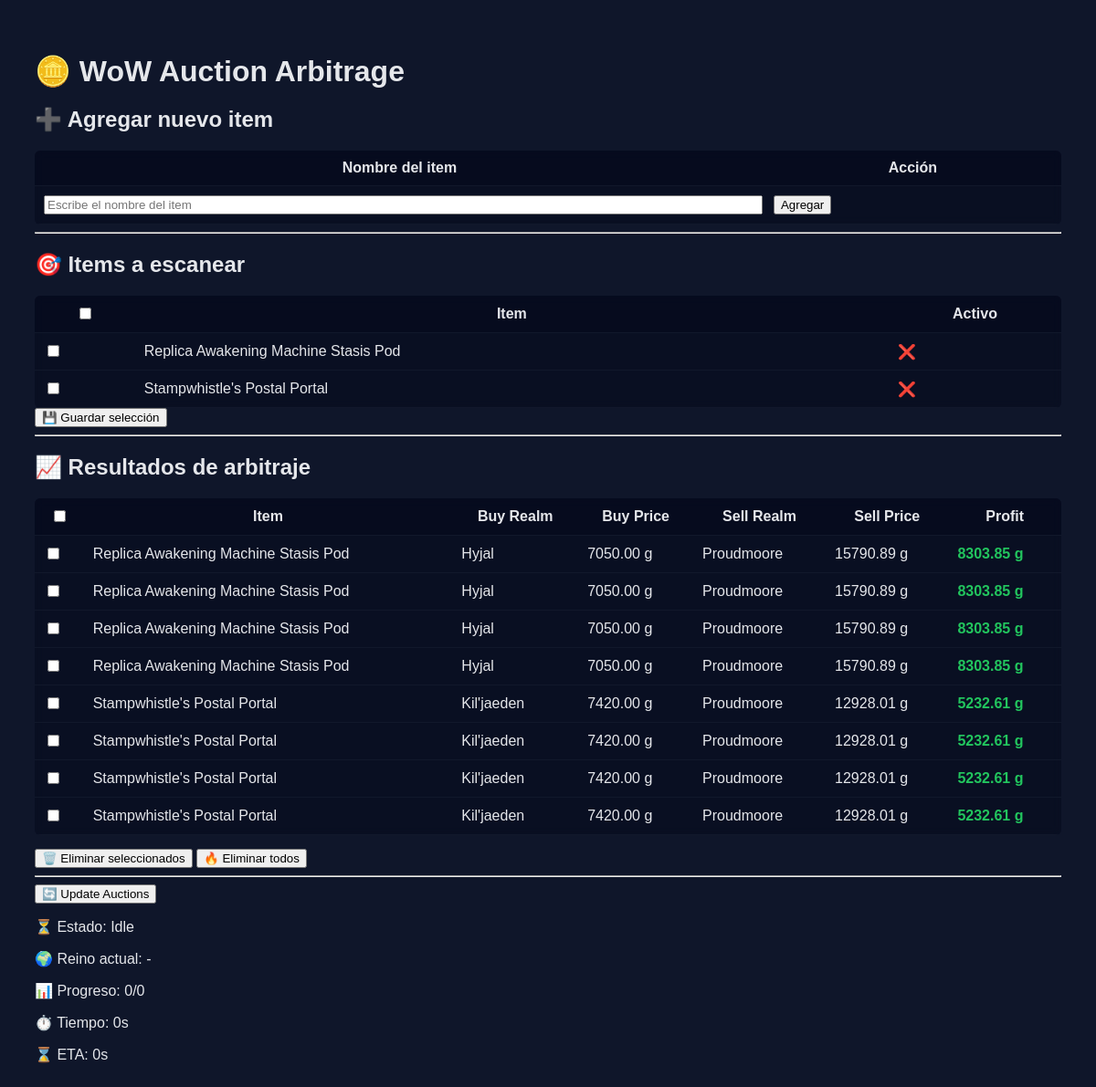
The app's page /, older data.
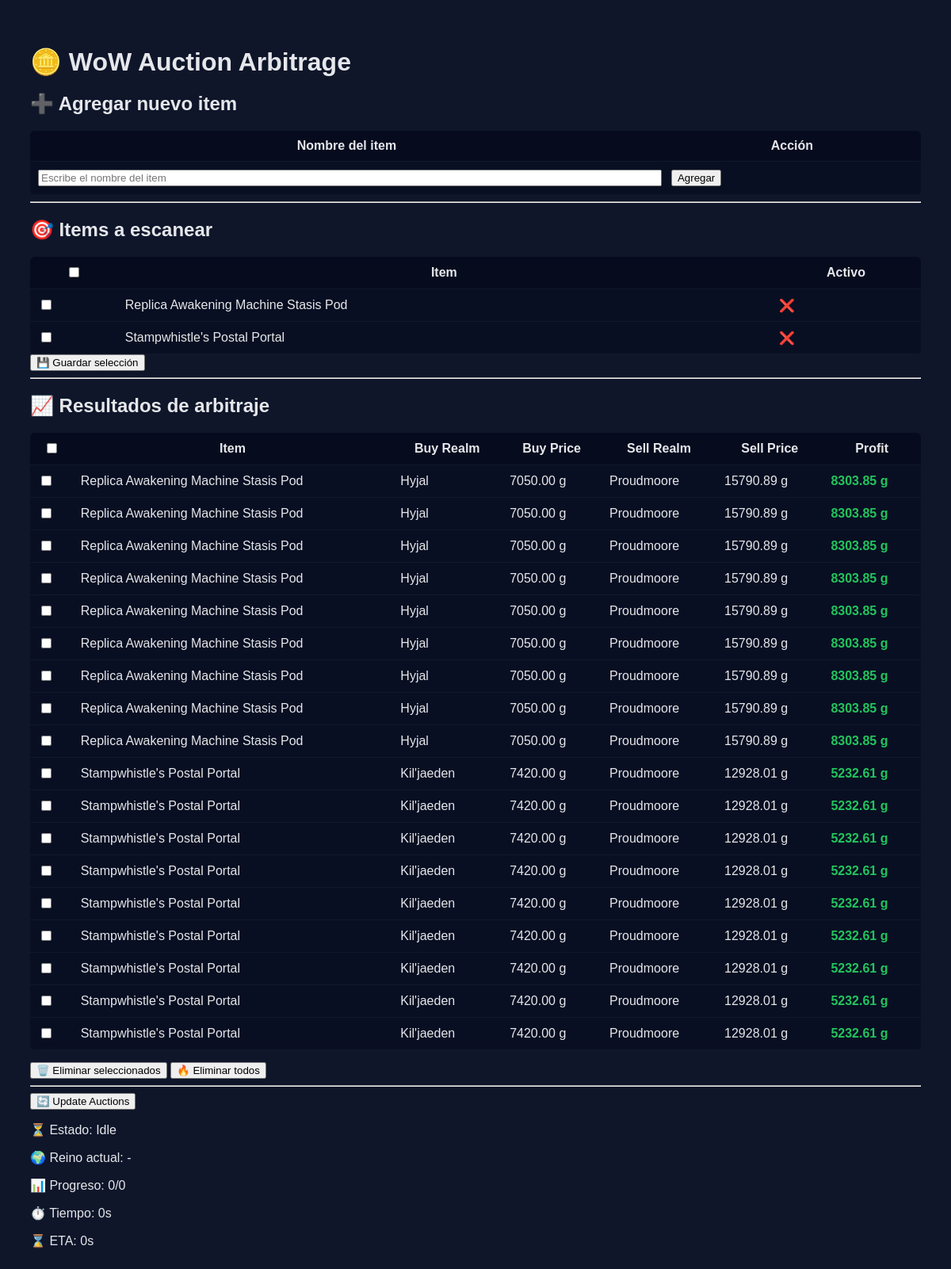
The same page, newer data.
### market/models.py (models this page shows, shortened)
class Item(models.Model):
    name = models.CharField(max_length=255, unique=True)
    profession = models.ForeignKey(
        Profession,
        null=True,
        blank=True,
        on_delete=models.SET_NULL
    )

class ItemPriceSnapshot(models.Model):
    item = models.ForeignKey(Item, on_delete=models.CASCADE)
    best_buy_realm = models.ForeignKey(
        ConnectedRealm,
        related_name="buy_snapshots",
        on_delete=models.CASCADE,
    )
    best_sell_realm = models.ForeignKey(
        ConnectedRealm,
        related_name="sell_snapshots",
        on_delete=models.CASCADE,
    )
    buy_price = models.DecimalField(max_digits=12, decimal_places=2)
    estimated_sell_price = models.DecimalField(max_digits=12, decimal_places=2)
    profit = models.DecimalField(max_digits=12, decimal_places=2)
    created_at = models.DateTimeField(auto_now_add=True)

class ConnectedRealm(models.Model):
    blizzard_id = models.IntegerField(unique=True)
    name = models.CharField(max_length=100)
    slug = models.CharField(max_length=100)

### market/views.py (the view)
# urls.py: path("", views.home, name="home"),
def home(request):
    items = (
        Item.objects
        .select_related("tracking")
        .order_by("name")
    )
    snapshots = (
        ItemPriceSnapshot.objects
        .select_related("item", "best_buy_realm", "best_sell_realm")
        .order_by("-profit")[:50]
    )
    return render(
        request,
        "market/home.html",
        {
            "items": items,          # 👈 tabla 1
            "snapshots": snapshots,  # 👈 tabla 2
        },
    )

### market/templates/market/home.html (shortened to what this page needs)
{% load static %}
<!DOCTYPE html>
<html lang="en">
<head>
    <link rel="stylesheet" href="{% static 'market/css/home.css' %}">
</head>
<body>
<h1>🪙 WoW Auction Arbitrage</h1>
<h2>➕ Agregar nuevo item</h2>
<table>
    <thead>
        <tr>
            <th>Nombre del item</th>
            <th>Acción</th>
        </tr>
    </thead>
    <tbody>
        <tr>
            <td>
                <input type="text" id="new-item-name" placeholder="Escribe el nombre del item" style="width: 100%;">
            </td>
            <td>
                <button id="add-item-btn">Agregar</button>
            </td>
        </tr>
    </tbody>
</table>
<hr>
<h2>🎯 Items a escanear</h2>
<table>
    <thead>
        <tr>
            <th><input type="checkbox" id="select-all-items"></th>
            <th>Item</th>
            <th>Activo</th>
        </tr>
    </thead>
    <tbody id="items-tbody">
        {% for item in items %}
        <tr>
            <td><input type="checkbox" class="item-check" value="{{ item.id }}" {% if item.tracking and item.tracking.active %}checked{% endif %}></td>
            <td>{{ item.name }}</td>
            <td>{% if item.tracking and item.tracking.active %}✅{% else %}❌{% endif %}</td>
        </tr>
        {% endfor %}
    </tbody>
</table>
<button id="save-tracked">💾 Guardar selección</button>
<hr>
<h2>📈 Resultados de arbitraje</h2>
{% if snapshots %}
<table>
    <thead>
        <tr>
            <th><input type="checkbox" id="select-all-snapshots"></th>
            <th>Item</th>
            <th>Buy Realm</th>
            <th>Buy Price</th>
            <th>Sell Realm</th>
            <th>Sell Price</th>
            <th>Profit</th>
        </tr>
    </thead>
    <tbody>
        {% for s in snapshots %}
        <tr>
            <td><input type="checkbox" class="snapshot-check" value="{{ s.id }}"></td>
            <td>{{ s.item.name }}</td>
            <td>{{ s.best_buy_realm.name }}</td>
            <td>{{ s.buy_price }} g</td>
            <td>{{ s.best_sell_realm.name }}</td>
            <td>{{ s.estimated_sell_price }} g</td>
            <td class="profit">{{ s.profit }} g</td>
        </tr>
        {% endfor %}
    </tbody>
</table>
<div style="margin-top: 15px;">
    <button id="delete-selected">🗑️ Eliminar seleccionados</button>
    <button id="delete-all">🔥 Eliminar todos</button>
</div>
{% else %}
<p>No arbitrage data available yet.</p>
{% endif %}
<hr>
<button id="update-btn">🔄 Update Auctions</button>
<div id="progress-box">
    <p>⏳ Estado: <span id="state">Idle</span></p>
    <p>🌍 Reino actual: <span id="current">-</span></p>
    <p>📊 Progreso: <span id="done">0</span>/<span id="total">0</span></p>
    <p>⏱️ Tiempo: <span id="elapsed">0</span>s</p>
    <p>⌛ ETA: <span id="eta">0</span>s</p>
</div>
</body>
</html>

Row changes from the older to the newer data that the page shows:
added ItemPriceSnapshot: item.name "Replica Awakening Machine Stasis Pod", best_buy_realm.name "Hyjal", buy_price "7050.00", best_sell_realm.name "Proudmoore", estimated_sell_price "15790.89", profit "8303.85"
added ItemPriceSnapshot: item.name "Replica Awakening Machine Stasis Pod", best_buy_realm.name "Hyjal", buy_price "7050.00", best_sell_realm.name "Proudmoore", estimated_sell_price "15790.89", profit "8303.85"
added ItemPriceSnapshot: item.name "Replica Awakening Machine Stasis Pod", best_buy_realm.name "Hyjal", buy_price "7050.00", best_sell_realm.name "Proudmoore", estimated_sell_price "15790.89", profit "8303.85"
added ItemPriceSnapshot: item.name "Replica Awakening Machine Stasis Pod", best_buy_realm.name "Hyjal", buy_price "7050.00", best_sell_realm.name "Proudmoore", estimated_sell_price "15790.89", profit "8303.85"
added ItemPriceSnapshot: item.name "Replica Awakening Machine Stasis Pod", best_buy_realm.name "Hyjal", buy_price "7050.00", best_sell_realm.name "Proudmoore", estimated_sell_price "15790.89", profit "8303.85"
added ItemPriceSnapshot: item.name "Stampwhistle's Postal Portal", best_buy_realm.name "Kil'jaeden", buy_price "7420.00", best_sell_realm.name "Proudmoore", estimated_sell_price "12928.01", profit "5232.61"
added ItemPriceSnapshot: item.name "Stampwhistle's Postal Portal", best_buy_realm.name "Kil'jaeden", buy_price "7420.00", best_sell_realm.name "Proudmoore", estimated_sell_price "12928.01", profit "5232.61"
added ItemPriceSnapshot: item.name "Stampwhistle's Postal Portal", best_buy_realm.name "Kil'jaeden", buy_price "7420.00", best_sell_realm.name "Proudmoore", estimated_sell_price "12928.01", profit "5232.61"
added ItemPriceSnapshot: item.name "Stampwhistle's Postal Portal", best_buy_realm.name "Kil'jaeden", buy_price "7420.00", best_sell_realm.name "Proudmoore", estimated_sell_price "12928.01", profit "5232.61"
added ItemPriceSnapshot: item.name "Stampwhistle's Postal Portal", best_buy_realm.name "Kil'jaeden", buy_price "7420.00", best_sell_realm.name "Proudmoore", estimated_sell_price "12928.01", profit "5232.61"
